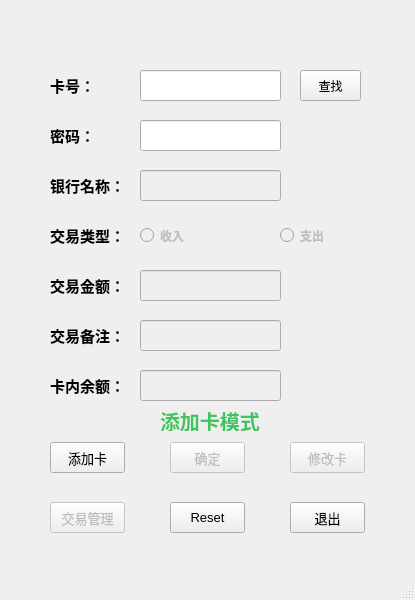
<?xml version="1.0" encoding="UTF-8"?>
<ui version="4.0">
 <class>MainWindow</class>
 <widget class="QMainWindow" name="MainWindow">
  <property name="enabled">
   <bool>true</bool>
  </property>
  <property name="geometry">
   <rect>
    <x>0</x>
    <y>0</y>
    <width>415</width>
    <height>600</height>
   </rect>
  </property>
  <property name="windowTitle">
   <string>个人理财系统</string>
  </property>
  <widget class="QWidget" name="centralwidget">
   <widget class="QLabel" name="label">
    <property name="geometry">
     <rect>
      <x>50</x>
      <y>70</y>
      <width>54</width>
      <height>31</height>
     </rect>
    </property>
    <property name="font">
     <font>
      <pointsize>11</pointsize>
      <weight>75</weight>
      <bold>true</bold>
     </font>
    </property>
    <property name="text">
     <string>卡号：</string>
    </property>
   </widget>
   <widget class="QLabel" name="label_2">
    <property name="geometry">
     <rect>
      <x>50</x>
      <y>120</y>
      <width>54</width>
      <height>31</height>
     </rect>
    </property>
    <property name="font">
     <font>
      <pointsize>11</pointsize>
      <weight>75</weight>
      <bold>true</bold>
     </font>
    </property>
    <property name="text">
     <string>密码：</string>
    </property>
   </widget>
   <widget class="QLabel" name="label_3">
    <property name="enabled">
     <bool>true</bool>
    </property>
    <property name="geometry">
     <rect>
      <x>50</x>
      <y>170</y>
      <width>81</width>
      <height>31</height>
     </rect>
    </property>
    <property name="font">
     <font>
      <pointsize>11</pointsize>
      <weight>75</weight>
      <bold>true</bold>
     </font>
    </property>
    <property name="text">
     <string>银行名称：</string>
    </property>
   </widget>
   <widget class="QLineEdit" name="cardNumber">
    <property name="geometry">
     <rect>
      <x>140</x>
      <y>70</y>
      <width>141</width>
      <height>31</height>
     </rect>
    </property>
   </widget>
   <widget class="QLineEdit" name="passWord">
    <property name="geometry">
     <rect>
      <x>140</x>
      <y>120</y>
      <width>141</width>
      <height>31</height>
     </rect>
    </property>
    <property name="echoMode">
     <enum>QLineEdit::Password</enum>
    </property>
   </widget>
   <widget class="QLineEdit" name="bankName">
    <property name="enabled">
     <bool>false</bool>
    </property>
    <property name="geometry">
     <rect>
      <x>140</x>
      <y>170</y>
      <width>141</width>
      <height>31</height>
     </rect>
    </property>
   </widget>
   <widget class="QPushButton" name="searchButton">
    <property name="geometry">
     <rect>
      <x>300</x>
      <y>70</y>
      <width>61</width>
      <height>31</height>
     </rect>
    </property>
    <property name="text">
     <string>查找</string>
    </property>
   </widget>
   <widget class="QLabel" name="label_5">
    <property name="enabled">
     <bool>true</bool>
    </property>
    <property name="geometry">
     <rect>
      <x>50</x>
      <y>270</y>
      <width>81</width>
      <height>31</height>
     </rect>
    </property>
    <property name="font">
     <font>
      <pointsize>11</pointsize>
      <weight>75</weight>
      <bold>true</bold>
     </font>
    </property>
    <property name="text">
     <string>交易金额：</string>
    </property>
   </widget>
   <widget class="QLabel" name="label_6">
    <property name="enabled">
     <bool>true</bool>
    </property>
    <property name="geometry">
     <rect>
      <x>50</x>
      <y>220</y>
      <width>81</width>
      <height>31</height>
     </rect>
    </property>
    <property name="font">
     <font>
      <pointsize>11</pointsize>
      <weight>75</weight>
      <bold>true</bold>
     </font>
    </property>
    <property name="text">
     <string>交易类型：</string>
    </property>
   </widget>
   <widget class="QLabel" name="label_7">
    <property name="enabled">
     <bool>true</bool>
    </property>
    <property name="geometry">
     <rect>
      <x>50</x>
      <y>320</y>
      <width>81</width>
      <height>31</height>
     </rect>
    </property>
    <property name="font">
     <font>
      <pointsize>11</pointsize>
      <weight>75</weight>
      <bold>true</bold>
     </font>
    </property>
    <property name="text">
     <string>交易备注：</string>
    </property>
   </widget>
   <widget class="QLabel" name="label_8">
    <property name="enabled">
     <bool>true</bool>
    </property>
    <property name="geometry">
     <rect>
      <x>50</x>
      <y>370</y>
      <width>81</width>
      <height>31</height>
     </rect>
    </property>
    <property name="font">
     <font>
      <pointsize>11</pointsize>
      <weight>75</weight>
      <bold>true</bold>
     </font>
    </property>
    <property name="text">
     <string>卡内余额：</string>
    </property>
   </widget>
   <widget class="QPushButton" name="addButton">
    <property name="geometry">
     <rect>
      <x>50</x>
      <y>442</y>
      <width>75</width>
      <height>31</height>
     </rect>
    </property>
    <property name="font">
     <font>
      <pointsize>10</pointsize>
     </font>
    </property>
    <property name="text">
     <string>添加卡</string>
    </property>
   </widget>
   <widget class="QPushButton" name="confirmButton">
    <property name="enabled">
     <bool>false</bool>
    </property>
    <property name="geometry">
     <rect>
      <x>170</x>
      <y>442</y>
      <width>75</width>
      <height>31</height>
     </rect>
    </property>
    <property name="font">
     <font>
      <pointsize>10</pointsize>
     </font>
    </property>
    <property name="text">
     <string>确定</string>
    </property>
   </widget>
   <widget class="QPushButton" name="modifyButton">
    <property name="enabled">
     <bool>false</bool>
    </property>
    <property name="geometry">
     <rect>
      <x>290</x>
      <y>442</y>
      <width>75</width>
      <height>31</height>
     </rect>
    </property>
    <property name="font">
     <font>
      <pointsize>10</pointsize>
     </font>
    </property>
    <property name="text">
     <string>修改卡</string>
    </property>
   </widget>
   <widget class="QPushButton" name="manageButton">
    <property name="enabled">
     <bool>false</bool>
    </property>
    <property name="geometry">
     <rect>
      <x>50</x>
      <y>502</y>
      <width>75</width>
      <height>31</height>
     </rect>
    </property>
    <property name="font">
     <font>
      <pointsize>10</pointsize>
     </font>
    </property>
    <property name="text">
     <string>交易管理</string>
    </property>
   </widget>
   <widget class="QPushButton" name="resetButton">
    <property name="geometry">
     <rect>
      <x>170</x>
      <y>502</y>
      <width>75</width>
      <height>31</height>
     </rect>
    </property>
    <property name="font">
     <font>
      <pointsize>10</pointsize>
     </font>
    </property>
    <property name="text">
     <string>Reset</string>
    </property>
   </widget>
   <widget class="QPushButton" name="quitButton">
    <property name="geometry">
     <rect>
      <x>290</x>
      <y>502</y>
      <width>75</width>
      <height>31</height>
     </rect>
    </property>
    <property name="font">
     <font>
      <pointsize>10</pointsize>
     </font>
    </property>
    <property name="text">
     <string>退出</string>
    </property>
   </widget>
   <widget class="QRadioButton" name="radioButton">
    <property name="enabled">
     <bool>false</bool>
    </property>
    <property name="geometry">
     <rect>
      <x>140</x>
      <y>220</y>
      <width>89</width>
      <height>31</height>
     </rect>
    </property>
    <property name="font">
     <font>
      <pointsize>9</pointsize>
      <weight>75</weight>
      <bold>true</bold>
     </font>
    </property>
    <property name="text">
     <string>收入</string>
    </property>
    <property name="checkable">
     <bool>true</bool>
    </property>
   </widget>
   <widget class="QRadioButton" name="radioButton_2">
    <property name="enabled">
     <bool>false</bool>
    </property>
    <property name="geometry">
     <rect>
      <x>280</x>
      <y>220</y>
      <width>89</width>
      <height>31</height>
     </rect>
    </property>
    <property name="font">
     <font>
      <pointsize>9</pointsize>
      <weight>75</weight>
      <bold>true</bold>
     </font>
    </property>
    <property name="text">
     <string>支出</string>
    </property>
    <property name="checkable">
     <bool>true</bool>
    </property>
   </widget>
   <widget class="QLineEdit" name="amount">
    <property name="enabled">
     <bool>false</bool>
    </property>
    <property name="geometry">
     <rect>
      <x>140</x>
      <y>270</y>
      <width>141</width>
      <height>31</height>
     </rect>
    </property>
    <property name="inputMethodHints">
     <set>Qt::ImhNone</set>
    </property>
   </widget>
   <widget class="QLineEdit" name="remarks">
    <property name="enabled">
     <bool>false</bool>
    </property>
    <property name="geometry">
     <rect>
      <x>140</x>
      <y>320</y>
      <width>141</width>
      <height>31</height>
     </rect>
    </property>
   </widget>
   <widget class="QLineEdit" name="balance">
    <property name="enabled">
     <bool>false</bool>
    </property>
    <property name="geometry">
     <rect>
      <x>140</x>
      <y>370</y>
      <width>141</width>
      <height>31</height>
     </rect>
    </property>
   </widget>
   <widget class="QLabel" name="model1">
    <property name="geometry">
     <rect>
      <x>160</x>
      <y>410</y>
      <width>111</width>
      <height>21</height>
     </rect>
    </property>
    <property name="palette">
     <palette>
      <active>
       <colorrole role="WindowText">
        <brush brushstyle="SolidPattern">
         <color alpha="255">
          <red>65</red>
          <green>195</green>
          <blue>95</blue>
         </color>
        </brush>
       </colorrole>
      </active>
      <inactive>
       <colorrole role="WindowText">
        <brush brushstyle="SolidPattern">
         <color alpha="255">
          <red>65</red>
          <green>195</green>
          <blue>95</blue>
         </color>
        </brush>
       </colorrole>
      </inactive>
      <disabled>
       <colorrole role="WindowText">
        <brush brushstyle="SolidPattern">
         <color alpha="255">
          <red>120</red>
          <green>120</green>
          <blue>120</blue>
         </color>
        </brush>
       </colorrole>
      </disabled>
     </palette>
    </property>
    <property name="font">
     <font>
      <pointsize>15</pointsize>
      <weight>75</weight>
      <bold>true</bold>
     </font>
    </property>
    <property name="text">
     <string>添加卡模式</string>
    </property>
   </widget>
   <widget class="QLabel" name="welCome">
    <property name="geometry">
     <rect>
      <x>141</x>
      <y>14</y>
      <width>141</width>
      <height>31</height>
     </rect>
    </property>
    <property name="font">
     <font>
      <pointsize>12</pointsize>
      <weight>75</weight>
      <bold>true</bold>
     </font>
    </property>
    <property name="text">
     <string/>
    </property>
   </widget>
  </widget>
  <widget class="QStatusBar" name="statusbar"/>
 </widget>
 <resources/>
 <connections/>
</ui>
